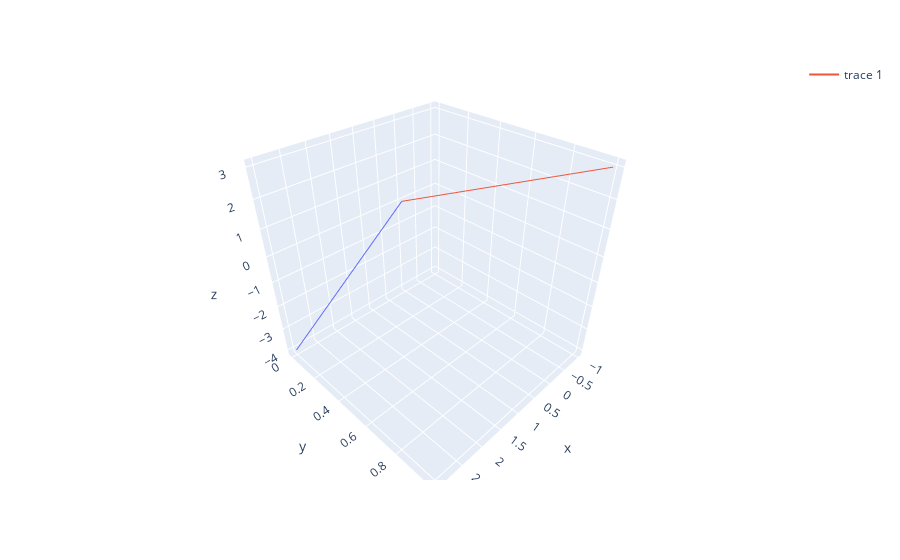

The notebook cell this image was saved under:
### Code cell
import plotly.express as px

# all this line start from the origin. thats why they go together with 0

# Create a dataframe for the first line
df = pd.DataFrame({"x": [0, 3], "y": [0, 0], "z": [0, -4]})
# Plot the first line plot
fig = px.line_3d(df, x="x", y="y", z="z")

# Create a dataframe for the second line
df1 = pd.DataFrame({"x": [0, -1], "y": [0, 1], "z": [0, 3]})
# Plot the second line
fig.add_scatter3d(x=df1["x"], y=df1["y"], z=df1["z"], mode="lines")

fig.show()

### Figure 1 — Plotly figure (JSON) as saved in the notebook; plotly's stock layout.template omitted (floating-point values rounded to 4 significant figures)
{"data": [{"hovertemplate": "x=%{x}<br>y=%{y}<br>z=%{z}<extra></extra>", "legendgroup": "", "line": {"color": "#636efa", "dash": "solid"}, "marker": {"symbol": "circle"}, "mode": "lines", "name": "", "scene": "scene", "showlegend": false, "type": "scatter3d", "x": [0, 3], "y": [0, 0], "z": [0, -4]}, {"mode": "lines", "type": "scatter3d", "x": [0, -1], "y": [0, 1], "z": [0, 3]}], "layout": {"legend": {"tracegroupgap": 0}, "margin": {"t": 60}, "scene": {"domain": {"x": [0, 1], "y": [0, 1]}, "xaxis": {"title": {"text": "x"}}, "yaxis": {"title": {"text": "y"}}, "zaxis": {"title": {"text": "z"}}}}}
